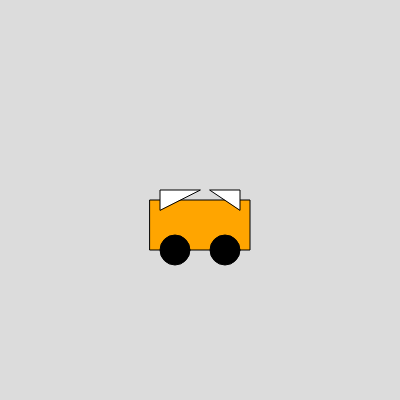
Frame 1 (no input)
Frame 60 (no input): identical to frame 1, image omitted
Frame 120 (the mouse pressed at the canvas centre since frame 60): identical to frame 1, image omitted

The p5.js sketch that drew this single still picture (run headless with seeded random() and noise() and a simulated clock; from frame 60 on, the mouse is pressed at the canvas centre):

// p5.js sketch
// ── sketch.js
function setup() {
  createCanvas(400, 400);
}

function draw() {
  background(220);
  
  // Car body
  fill(255, 165, 0); // Orange color
  rect(150, 200, 100, 50);
  
  // Wheels
  fill(0); // Black color
  ellipse(175, 250, 30, 30);
  ellipse(225, 250, 30, 30);
  
  // Windows
  fill(255); // White color
  triangle(160, 210, 160, 190, 200, 190);
  triangle(240, 210, 240, 190, 210, 190);
}
